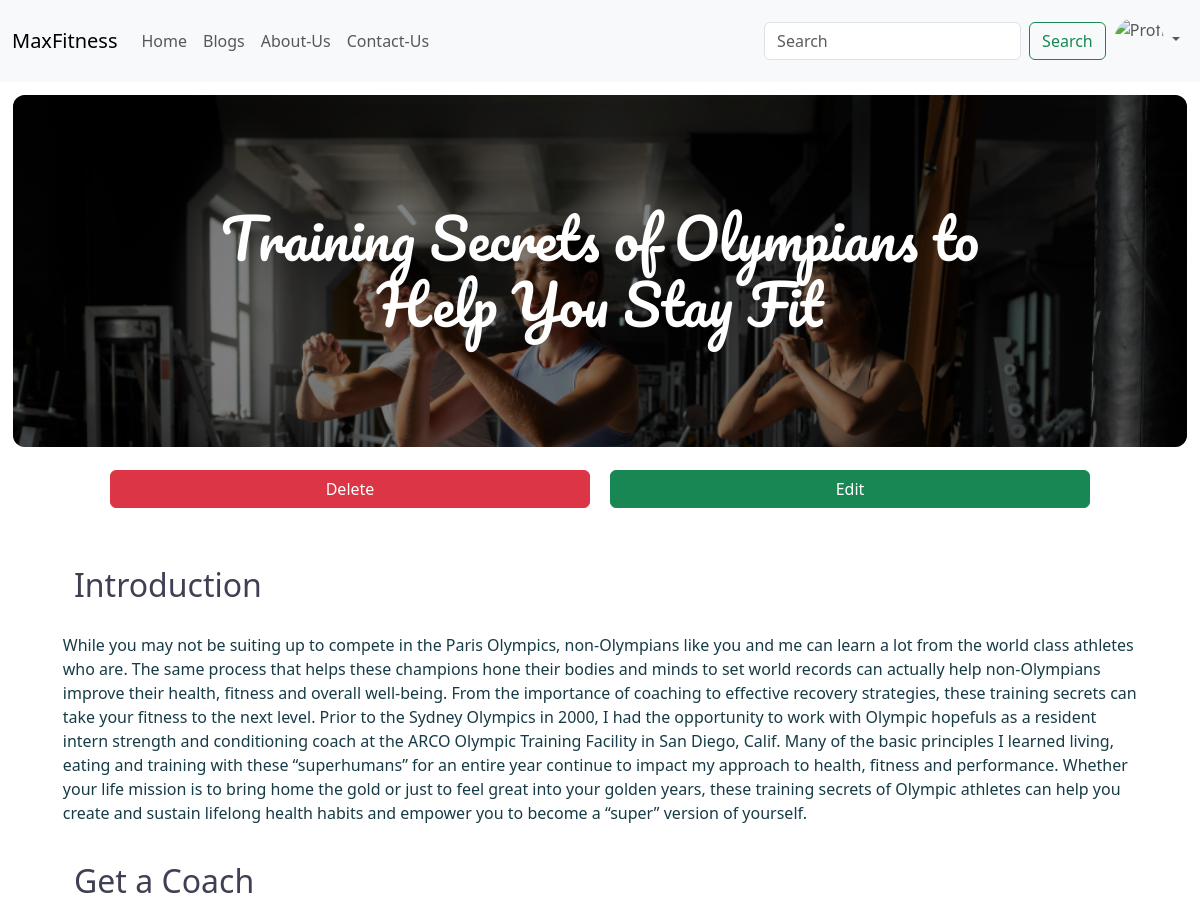
Before: /blog/blog-page/4/ (signed in, upper part) with the older database file.
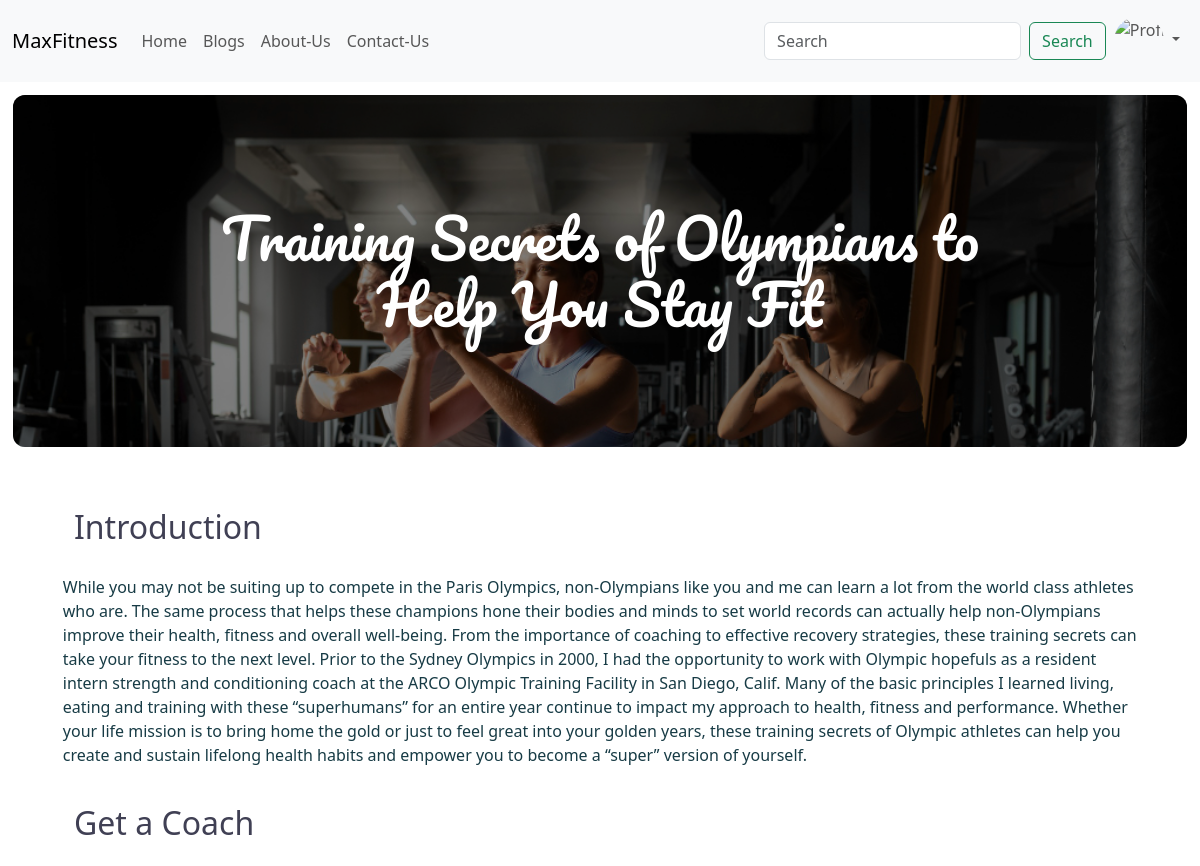
After: the same page with the newer database file.
### Blog/views.py (the view)
# urls.py: path('blog-page/<int:blog_id>/',views.view_blog,name='view_blog'),
def view_blog(request,blog_id):
    blog = models.Blog.objects.get(blog_id=blog_id)
    data = {
        'blog': blog
    }
    return render(request, 'Blog/view_blog.html',context=data)

### Blog/templates/Blog/view_blog.html (shortened to what this page needs)
<!doctype html>
{% load static %}
<html lang="en">
  <head>
    <link href="https://cdn.jsdelivr.net/npm/bootstrap@5.3.3/dist/css/bootstrap.min.css" rel="stylesheet">
    <link rel="stylesheet" href="{% static 'Blog/css/view_blog.css' %}">
    <link rel="stylesheet" href="{% static 'css/navbar.css' %}">
  </head>
  <body>
      {% include 'navbar.html' %}
    <main>
        <div class="blog-header">
            <H1>{{blog.title}}</H1>
        </div>
        <div class="edit-delete">
            {% if request.session.blogger_id %}
                {% if request.session.blogger_id == blog.published_by.blogger_id %}
                    <a href="{% url 'Blog:delete_blog' blog_id=blog.blog_id %}" class="btn btn-danger">Delete</a>
                    <a href="{% url 'Blog:update_blog' blog_id=blog.blog_id %}" class="btn btn-success">Edit</a>
                {% endif %}
            {% endif %}
        </div>
        <div class="blog-content mt-5 mb-5 container">
            <h3>Introduction</h3>
            <p>{{blog.introduction}}</p>
            <h3>{{blog.sub_heading1}}</h3>
            <p>{{blog.content1}}</p>
        </div>
    </main>
    </body>
</html>

Changed rows visible on the page:
changed Blog "Training Secrets of Olympians to Help You Stay Fit": published_by_id 1 → 2 (drawn)
Other visible differences:
text no longer shown: "Delete Edit"
